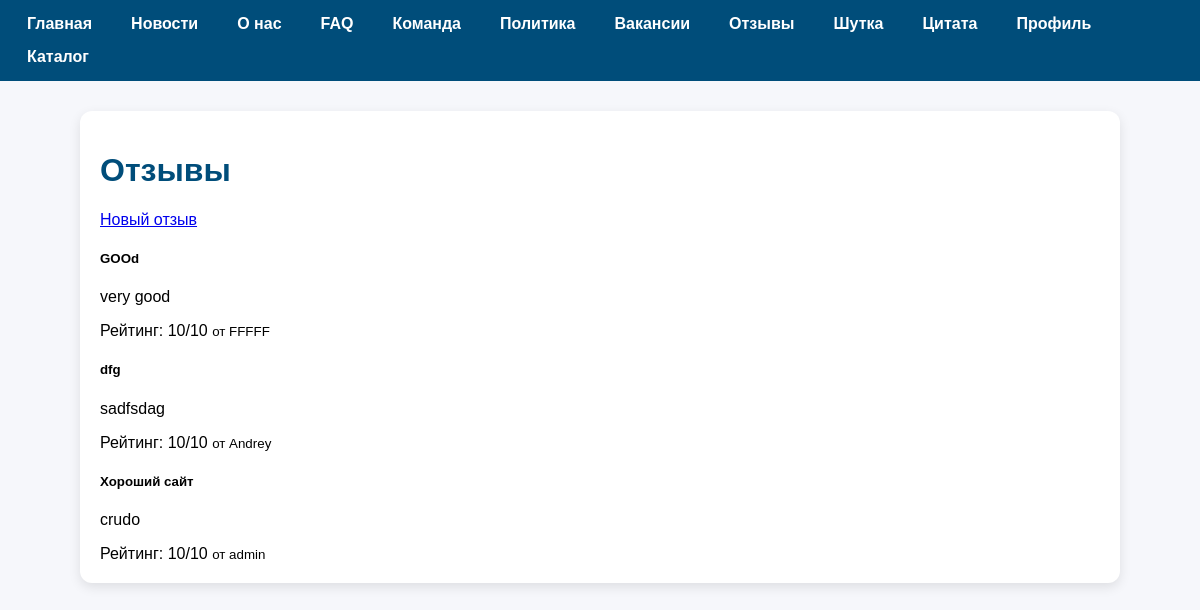
The page /reviews/ on the database as committed earlier.
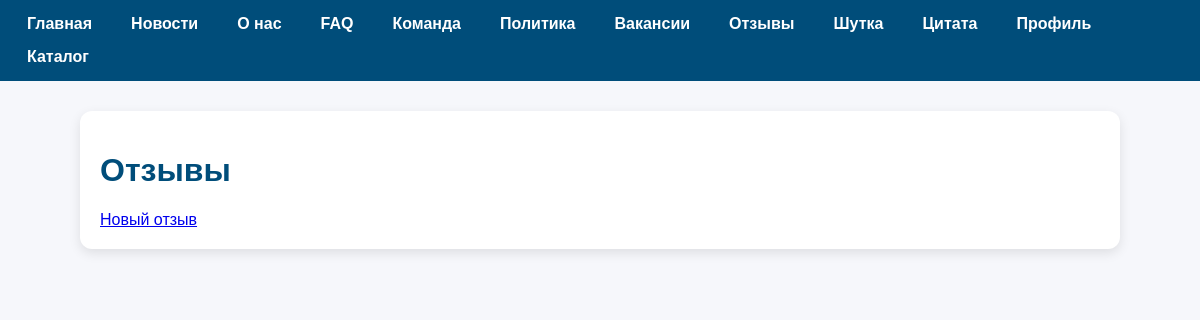
The same page on the database as committed later.
### reviews/models.py (models this page shows, shortened)
class Review(models.Model):
    title = models.CharField()
    text = models.TextField()
    time = models.DateTimeField(auto_now_add=True)
    user = models.ForeignKey(User, on_delete=models.CASCADE)
    RATING_CHOICES = [(x, str(x)) for x in range(1,11)]
    rating = models.PositiveSmallIntegerField(choices=RATING_CHOICES, verbose_name='оценка')

### users/models.py (models this page shows, shortened)
class User(AbstractUser):
    phone = models.CharField(
        max_length=20,
        validators=[phone_validator],
        blank=True,
        help_text="+375 (ZZ) XXX-XX-XX",
        unique=True,
        error_messages={'unique': "Пользователь с таким номером уже существует."}
    )
    date_of_birth = models.DateField(blank=True, null=True, help_text="ДД/ММ/ГГГГ")
    email = models.EmailField(verbose_name="Email", unique=True,
        error_messages={'unique': "Пользователь с таким email уже существует."}
    )
    TIMEZONE_CHOICES = [(tz, tz) for tz in common_timezones]
    timezone = models.CharField(
        max_length=50,
        choices=TIMEZONE_CHOICES,
        default='UTC',
        verbose_name="Часовой пояс"
    )
    position = models.CharField(
        max_length=100, blank=True, choices=Position.choices, default=Position.CLIENT, verbose_name="Роль"
    )
    hire_date = models.DateField(blank=True, null=True, verbose_name="Дата найма")
    groups = models.ManyToManyField(
        Group,
        verbose_name="Группы",
        blank=True,
        help_text="Группы, к которым принадлежит пользователь",
        related_name="custom_user_groups",  # Уникальное имя
        related_query_name="user",
    )
    user_permissions = models.ManyToManyField(
        Permission,
        verbose_name="Права пользователя",
        blank=True,
        help_text="Специальные права для пользователя",
        related_name="custom_user_permissions",  # Уникальное имя
        related_query_name="user",
    )
    position = models.CharField(max_length=100, blank=True, choices=Position.choices, default=Position.CLIENT)
    hire_date = models.DateField(default=utils.timezone.now, blank=True, null=True)

### reviews/views.py (the view)
# urls.py: path('', index, name='index'),
def index(request):
    reviews = Review.objects.all().order_by('-time')
    return render(request, 'reviews/index.html', {'reviews': reviews})

### users/templatetags/user_tags.py (called while the page is built)
@register.filter
def is_employee(user):
    if not user.is_authenticated:
        return False
    return user.position == Position.EMPLOYEE.value

@register.filter
def is_admin(user):
    if not user.is_authenticated:
        return False
    return user.position == Position.ADMIN.value

### reviews/templates/reviews/index.html (shortened to what this page needs)
{% extends 'base.html' %}
{% block content %}
<div>
    <h1>Отзывы</h1>
    <a href="{% url 'reviews:create' %}">Новый отзыв</a>
    {% for review in reviews %}
    <div>
        <h5>{{ review.title }}</h5>
        <p>{{ review.text }}</p>
        <div>
            <div>
                Рейтинг: {{ review.rating }}/10
                <small>от {{ review.user.username }}</small>
            </div>
        </div>
    </div>
    {% endfor %}
</div>
{% endblock %}

### templates/base.html (shortened to what this page needs)
{% load static %}
{% load user_tags %}
<!DOCTYPE html>
<html lang="ru">
<head>
</head>
<body>
    <nav>
        <ul>
            <li><a href="{% url 'filling:index' %}">Главная</a></li>
            <li><a href="{% url 'filling:news' %}">Новости</a></li>
            <li><a href="{% url 'filling:about' %}">О нас</a></li>
            <li><a href="{% url 'filling:faq' %}">FAQ</a></li>
            <li><a href="{% url 'contacts:contacts' %}">Команда</a></li>
            <li><a href="{% url 'filling:conf_politic' %}">Политика</a></li>
            <li><a href="{% url 'career:vacancies' %}">Вакансии</a></li>
            <li><a href="{% url 'reviews:index' %}">Отзывы</a></li>
            <li><a href="{% url 'filling:joke' %}">Шутка</a></li>
            <li><a href="{% url 'filling:quote' %}">Цитата</a></li>
            <li><a href="{% url 'users:profile' %}">Профиль</a></li>
            <li><a href="{% url 'production:catalog' %}">Каталог</a></li>
        </ul>
    </nav>
    <div class="container">
        {% block content %}{% endblock %}
    </div>
</body>
</html>

### templates/base.html (style rules this page uses)
body { font-family: Arial, sans-serif; margin: 0; padding: 0; background-color: #f6f7fb; }
nav { background-color: #004d7a; padding: 15px; }
nav ul { list-style: none; display: flex; flex-wrap: wrap; gap: 15px; margin: 0; padding: 0; }
nav ul li { display: inline; }
nav ul li a { color: white; text-decoration: none; font-weight: bold; padding: 8px 12px; border-radius: 5px; transition: background-color 0.3s; }
.container { max-width: 1000px; margin: 30px auto; padding: 20px; background-color: white; border-radius: 12px; box-shadow: 0 4px 12px rgba(0, 0, 0, 0.1); }
h1 { color: #004d7a; }

Rows that differ between the two databases and show on the page:
removed Review: title "GOOd", text "very good", rating "10", user.username "FFFFF"
removed Review: title "dfg", text "sadfsdag", rating "10", user.username "Andrey"
removed Review: title "Хороший сайт", text "crudo", rating "10", user.username "admin"
